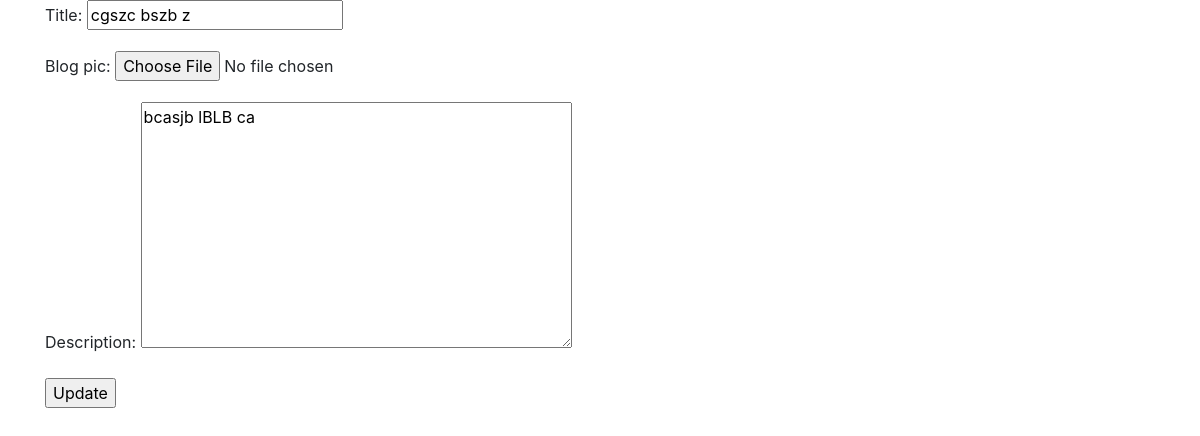
/Blog/51/update, run on an earlier commit of the app's database.
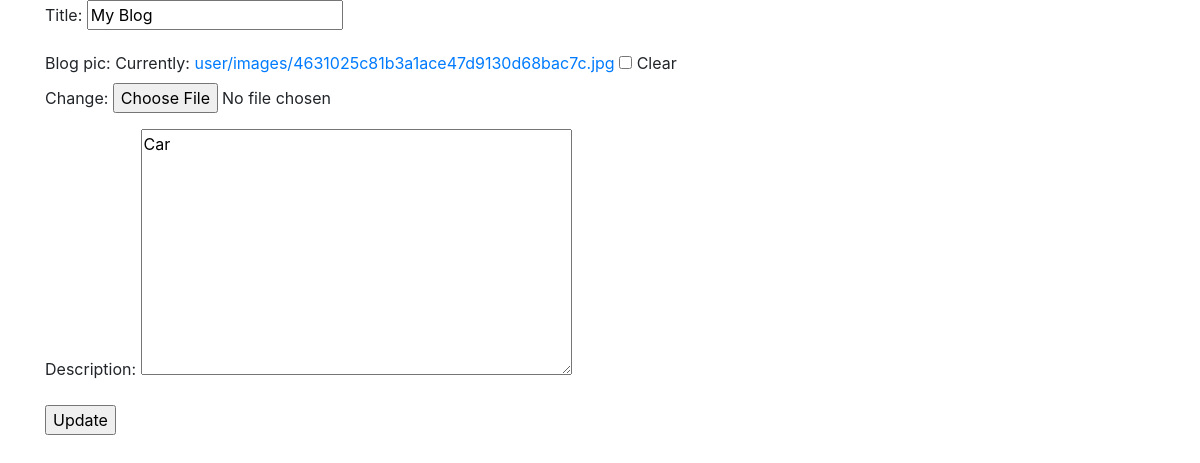
And on a later commit of the database.
### user/models.py (models this page shows, shortened)
class Blog(models.Model):
    title = models.CharField(max_length=50)
    blog_pic = models.ImageField(upload_to='user/images/', blank=True)
    description = models.TextField(max_length=200)
    created = models.DateTimeField(auto_now_add=True)
    user = models.ForeignKey(User, on_delete=models.CASCADE, blank=True, null=True)

### user/views.py (the view)
# urls.py: path('Blog/<blog_id>/update', views.update, name='update'),
def update(request, blog_id):
    current = get_object_or_404(Blog, pk = blog_id)
    if request.method == "GET":
        form = BlogForm(instance = current)
        return render(request, "user/update.html", {'form':form})
    else:
        form=BlogForm(request.POST, request.FILES, instance = current)
        if form.is_valid():
            form.save()
        return HttpResponseRedirect("/Blog/"+blog_id)

### user/forms.py
class BlogForm(ModelForm):
    class Meta:
        model = Blog
        fields = ["title" , "blog_pic" , "description"]

### user/templates/user/update.html (shortened to what this page needs)
{% extends 'user/base.html' %}
{% block content %}
<div class="container">
<form  method="post" enctype="multipart/form-data">
  {{ form.as_p }}
  <input type="submit" value="Update">
</form>
</div>
{% endblock %}

What changed in the data, as far as the page shows it:
changed Blog: title "cgszc bszb z" → "My Blog"; description "bcasjb lBLB ca" → "Car"
Also different on the page:
form field as_p: (not shown) → "☐"
text no longer shown: "Title: Blog pic: Description:"
text now shown: "Title: Blog pic: Currently: user/images/4631025c81b3a1ace47d9130d68bac7c.jpg Clear Change: Description:"
